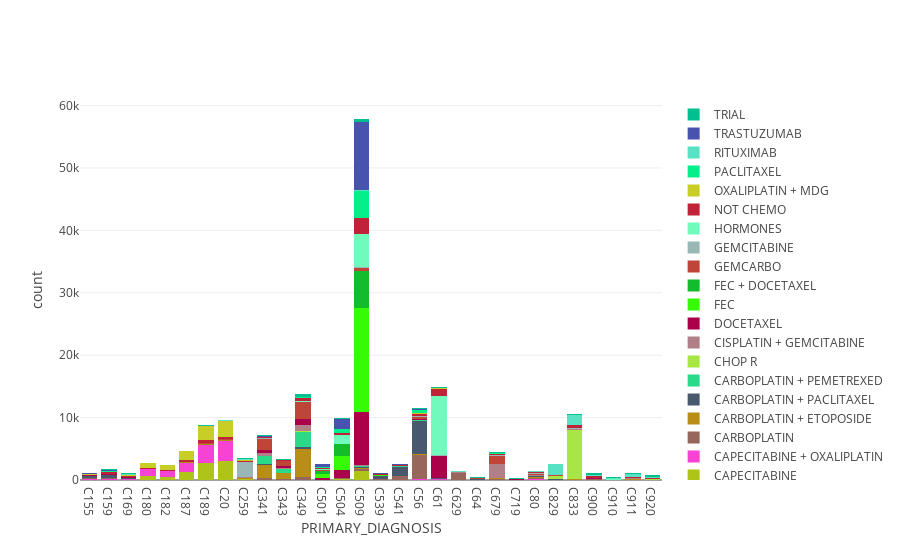

Source (notebook cell):
### Code cell
Stackedbarplot(topbenchdiag,'BENCHMARK_GROUP', 'PRIMARY_DIAGNOSIS')

### Figure 1 — Plotly figure (JSON) as saved in the notebook; plotly's stock layout.template omitted (floating-point values rounded to 4 significant figures)
{"data": [{"marker": {"color": "rgb(175, 196, 25)"}, "name": "CAPECITABINE", "type": "bar", "uid": "60e80313-a504-4f88-809d-8c1b114ae284", "x": ["C155", "C159", "C169", "C180", "C182", "C187", "C189", "C20", "C259", "C341", "C343", "C349", "C501", "C504", "C509", "C539", "C541", "C56", "C61", "C629", "C64", "C679", "C719", "C80", "C829", "C833", "C900", "C910", "C911", "C920"], "y": [45, 58, 78, 701, 523, 1220, 2685, 2980, 134, 21, 9, 48, 41, 223, 1373, 15, 21, 56, 53, 5, 21, 29, 4, 50, 20, 32, 43, 7, 23, 13]}, {"marker": {"color": "rgb(246, 67, 211)"}, "name": "CAPECITABINE + OXALIPLATIN", "type": "bar", "uid": "3199c55e-eb83-4985-bc5d-5b018797a2ff", "x": ["C155", "C159", "C169", "C180", "C182", "C187", "C189", "C20", "C259", "C341", "C343", "C349", "C501", "C504", "C509", "C539", "C541", "C56", "C61", "C629", "C64", "C679", "C719", "C80", "C829", "C833", "C900", "C910", "C911", "C920"], "y": [124, 88, 77, 1048, 902, 1560, 2946, 3261, 71, 9, 6, 30, 3, 14, 50, 4, 5, 45, 47, 13, 17, 29, null, 57, 7, 18, 20, 4, 21, 16]}, {"marker": {"color": "rgb(151, 103, 92)"}, "name": "CARBOPLATIN", "type": "bar", "uid": "732a6909-f56d-47cb-adb6-b06a485c03da", "x": ["C155", "C159", "C169", "C180", "C182", "C187", "C189", "C20", "C259", "C341", "C343", "C349", "C501", "C504", "C509", "C539", "C541", "C56", "C61", "C629", "C64", "C679", "C719", "C80", "C829", "C833", "C900", "C910", "C911", "C920"], "y": [90, 153, 52, 4, 4, 12, 35, 33, 18, 299, 151, 425, 15, 45, 345, 130, 579, 3963, 28, 1054, 7, 28, 12, 188, 29, 21, 20, 1, 30, 14]}, {"marker": {"color": "rgb(185, 142, 23)"}, "name": "CARBOPLATIN + ETOPOSIDE", "type": "bar", "uid": "0bbc9b08-07c8-4104-b0c3-1fb9e71847cc", "x": ["C155", "C159", "C169", "C180", "C182", "C187", "C189", "C20", "C259", "C341", "C343", "C349", "C501", "C504", "C509", "C539", "C541", "C56", "C61", "C629", "C64", "C679", "C719", "C80", "C829", "C833", "C900", "C910", "C911", "C920"], "y": [44, 76, 33, 16, 11, 18, 57, 59, 68, 2100, 883, 4498, 2, 8, 89, 30, 33, 44, 89, 40, 20, 181, 27, 108, 18, 28, 27, 4, 30, 17]}, {"marker": {"color": "rgb(72, 89, 110)"}, "name": "CARBOPLATIN + PACLITAXEL", "type": "bar", "uid": "6c42ccdd-206c-41f6-9e11-cbb07eaa8bfe", "x": ["C155", "C159", "C169", "C180", "C182", "C187", "C189", "C20", "C259", "C341", "C343", "C349", "C501", "C504", "C509", "C539", "C541", "C56", "C61", "C629", "C64", "C679", "C719", "C80", "C829", "C833", "C900", "C910", "C911", "C920"], "y": [285, 396, 83, 2, 3, 8, 24, 44, 6, 160, 76, 291, 4, 37, 274, 434, 1525, 5422, 28, 14, 16, 64, 2, 214, 11, 68, 20, 7, 24, 13]}, {"marker": {"color": "rgb(42, 218, 136)"}, "name": "CARBOPLATIN + PEMETREXED", "type": "bar", "uid": "38357d40-3c4b-4a48-9a87-ad67370f8752", "x": ["C155", "C159", "C169", "C180", "C182", "C187", "C189", "C20", "C259", "C341", "C343", "C349", "C501", "C504", "C509", "C539", "C541", "C56", "C61", "C629", "C64", "C679", "C719", "C80", "C829", "C833", "C900", "C910", "C911", "C920"], "y": [46, 7, 8, 3, 2, 8, 5, 9, 5, 1292, 633, 2478, null, 12, 51, 1, 6, 22, 43, 6, 10, 10, 2, 36, 3, 12, 22, 4, 12, 5]}, {"marker": {"color": "rgb(167, 230, 68)"}, "name": "CHOP R", "type": "bar", "uid": "fb549c86-1f5d-4820-99ff-acfe1ef75d30", "x": ["C155", "C159", "C169", "C180", "C182", "C187", "C189", "C20", "C259", "C341", "C343", "C349", "C501", "C504", "C509", "C539", "C541", "C56", "C61", "C629", "C64", "C679", "C719", "C80", "C829", "C833", "C900", "C910", "C911", "C920"], "y": [6, 12, 3, 12, 4, 9, 16, 19, 5, 11, 6, 39, 2, 13, 66, 76, 10, 21, 43, 62, 5, 27, 2, 37, 605, 7912, 32, 10, 96, 16]}, {"marker": {"color": "rgb(176, 127, 135)"}, "name": "CISPLATIN + GEMCITABINE", "type": "bar", "uid": "c52ee54d-766a-4620-bfaa-ba9e71ace87b", "x": ["C155", "C159", "C169", "C180", "C182", "C187", "C189", "C20", "C259", "C341", "C343", "C349", "C501", "C504", "C509", "C539", "C541", "C56", "C61", "C629", "C64", "C679", "C719", "C80", "C829", "C833", "C900", "C910", "C911", "C920"], "y": [12, 11, 11, 3, 3, 8, 21, 18, 116, 390, 214, 990, 5, 14, 100, 6, 4, 35, 43, 13, 52, 2222, 21, 119, 5, 32, 33, 4, 19, 6]}, {"marker": {"color": "rgb(172, 0, 75)"}, "name": "DOCETAXEL", "type": "bar", "uid": "2fa94dd7-aff2-4eaf-a768-3bc8d1193599", "x": ["C155", "C159", "C169", "C180", "C182", "C187", "C189", "C20", "C259", "C341", "C343", "C349", "C501", "C504", "C509", "C539", "C541", "C56", "C61", "C629", "C64", "C679", "C719", "C80", "C829", "C833", "C900", "C910", "C911", "C920"], "y": [104, 127, 121, 5, 19, 29, 27, 36, 22, 529, 221, 944, 307, 1295, 8503, 9, 35, 128, 3431, 5, 12, 40, 13, 33, 9, 48, 41, 16, 23, 24]}, {"marker": {"color": "rgb(55, 250, 6)"}, "name": "FEC", "type": "bar", "uid": "1b66a33c-5fd9-4839-9b98-1b913aa6a3c0", "x": ["C155", "C159", "C169", "C180", "C182", "C187", "C189", "C20", "C259", "C341", "C343", "C349", "C501", "C504", "C509", "C539", "C541", "C56", "C61", "C629", "C64", "C679", "C719", "C80", "C829", "C833", "C900", "C910", "C911", "C920"], "y": [5, 4, null, 10, 13, 13, 23, 12, 3, 10, 7, 18, 607, 2155, 16716, 21, 3, 10, 25, null, 1, 9, 7, 16, 8, 14, 11, 4, 5, 2]}, {"marker": {"color": "rgb(19, 188, 44)"}, "name": "FEC + DOCETAXEL", "type": "bar", "uid": "413515ab-38a6-4204-b01f-76ff8e1e2a64", "x": ["C155", "C159", "C169", "C180", "C182", "C187", "C189", "C20", "C259", "C341", "C343", "C349", "C501", "C504", "C509", "C539", "C541", "C56", "C61", "C629", "C64", "C679", "C719", "C80", "C829", "C833", "C900", "C910", "C911", "C920"], "y": [2, 5, 3, 2, 1, 4, 4, 8, null, 3, 1, 9, 521, 1874, 5909, 6, 8, 22, 8, null, 5, 4, 3, 14, null, 15, 6, null, 5, 2]}, {"marker": {"color": "rgb(191, 69, 56)"}, "name": "GEMCARBO", "type": "bar", "uid": "67e07abc-f786-41d4-bc98-e400a484dc7e", "x": ["C155", "C159", "C169", "C180", "C182", "C187", "C189", "C20", "C259", "C341", "C343", "C349", "C501", "C504", "C509", "C539", "C541", "C56", "C61", "C629", "C64", "C679", "C719", "C80", "C829", "C833", "C900", "C910", "C911", "C920"], "y": [18, 20, 23, 7, 10, 12, 25, 27, 19, 1672, 841, 2680, 18, 66, 567, 19, 22, 371, 87, 5, 99, 1234, 8, 132, 12, 21, 30, 1, 29, 31]}, {"marker": {"color": "rgb(152, 183, 181)"}, "name": "GEMCITABINE", "type": "bar", "uid": "620f04cb-9932-42e8-a5ab-ea0430f43d69", "x": ["C155", "C159", "C169", "C180", "C182", "C187", "C189", "C20", "C259", "C341", "C343", "C349", "C501", "C504", "C509", "C539", "C541", "C56", "C61", "C629", "C64", "C679", "C719", "C80", "C829", "C833", "C900", "C910", "C911", "C920"], "y": [16, 8, 17, 6, 3, 26, 27, 18, 2472, 178, 36, 113, null, 6, 40, 11, 7, 61, 33, 2, 36, 174, 2, 39, 12, 79, 11, 12, 12, 12]}, {"marker": {"color": "rgb(112, 251, 189)"}, "name": "HORMONES", "type": "bar", "uid": "7996b306-b3c0-489a-8915-c180f57980e0", "x": ["C155", "C159", "C169", "C180", "C182", "C187", "C189", "C20", "C259", "C341", "C343", "C349", "C501", "C504", "C509", "C539", "C541", "C56", "C61", "C629", "C64", "C679", "C719", "C80", "C829", "C833", "C900", "C910", "C911", "C920"], "y": [8, 8, 7, 5, 1, 23, 24, 34, 11, 20, 9, 24, 260, 1512, 5378, 7, 31, 25, 9488, 6, 11, 33, 5, 42, 12, 79, 35, 11, 12, 13]}, {"marker": {"color": "rgb(192, 34, 56)"}, "name": "NOT CHEMO", "type": "bar", "uid": "ffbd4e20-8d36-46b5-a101-37d582c17b44", "x": ["C155", "C159", "C169", "C180", "C182", "C187", "C189", "C20", "C259", "C341", "C343", "C349", "C501", "C504", "C509", "C539", "C541", "C56", "C61", "C629", "C64", "C679", "C719", "C80", "C829", "C833", "C900", "C910", "C911", "C920"], "y": [73, 267, 164, 130, 144, 217, 483, 320, 128, 160, 125, 576, 95, 317, 2475, 157, 96, 386, 1186, 120, 35, 110, 55, 123, 92, 415, 271, 81, 137, 153]}, {"marker": {"color": "rgb(201, 206, 38)"}, "name": "OXALIPLATIN + MDG", "type": "bar", "uid": "941b5193-5668-4129-ad34-d1197eaf139f", "x": ["C155", "C159", "C169", "C180", "C182", "C187", "C189", "C20", "C259", "C341", "C343", "C349", "C501", "C504", "C509", "C539", "C541", "C56", "C61", "C629", "C64", "C679", "C719", "C80", "C829", "C833", "C900", "C910", "C911", "C920"], "y": [47, 68, 64, 802, 763, 1407, 2185, 2577, 184, 27, 14, 38, 2, 15, 86, 20, 9, 69, 38, 6, 19, 32, 7, 76, 10, 27, 29, 7, 26, 14]}, {"marker": {"color": "rgb(4, 238, 137)"}, "name": "PACLITAXEL", "type": "bar", "uid": "0b027886-78ac-460a-a0ae-7aed16822f95", "x": ["C155", "C159", "C169", "C180", "C182", "C187", "C189", "C20", "C259", "C341", "C343", "C349", "C501", "C504", "C509", "C539", "C541", "C56", "C61", "C629", "C64", "C679", "C719", "C80", "C829", "C833", "C900", "C910", "C911", "C920"], "y": [99, 106, 133, 7, 5, 16, 34, 40, 13, 61, 23, 77, 163, 578, 4346, 36, 73, 556, 26, 5, 12, 100, 6, 56, 10, 61, 35, 12, 19, 15]}, {"marker": {"color": "rgb(87, 227, 195)"}, "name": "RITUXIMAB", "type": "bar", "uid": "0d455e90-8b5a-44ba-ba5d-e1d52bd9d060", "x": ["C155", "C159", "C169", "C180", "C182", "C187", "C189", "C20", "C259", "C341", "C343", "C349", "C501", "C504", "C509", "C539", "C541", "C56", "C61", "C629", "C64", "C679", "C719", "C80", "C829", "C833", "C900", "C910", "C911", "C920"], "y": [6, 11, 10, 2, 3, 12, 53, 42, 14, 11, 8, 51, 3, 7, 98, 21, 7, 27, 55, 71, 10, 41, 5, 47, 1689, 1509, 71, 166, 484, 160]}, {"marker": {"color": "rgb(72, 83, 176)"}, "name": "TRASTUZUMAB", "type": "bar", "uid": "bcdaf2f3-1d38-45ec-bd23-aa53a6498ad7", "x": ["C155", "C159", "C169", "C180", "C182", "C187", "C189", "C20", "C259", "C341", "C343", "C349", "C501", "C504", "C509", "C539", "C541", "C56", "C61", "C629", "C64", "C679", "C719", "C80", "C829", "C833", "C900", "C910", "C911", "C920"], "y": [110, 138, 136, 10, 8, 30, 33, 22, 3, 58, 8, 39, 481, 1633, 10979, 52, 24, 114, 11, 4, 13, 14, 6, 38, 9, 76, 35, 6, 16, 5]}, {"marker": {"color": "rgb(1, 192, 144)"}, "name": "TRIAL", "type": "bar", "uid": "eb96701f-e0a7-4215-b736-f32fa46a7854", "x": ["C155", "C159", "C169", "C180", "C182", "C187", "C189", "C20", "C259", "C341", "C343", "C349", "C501", "C504", "C509", "C539", "C541", "C56", "C61", "C629", "C64", "C679", "C719", "C80", "C829", "C833", "C900", "C910", "C911", "C920"], "y": [61, 147, 110, 28, 25, 52, 76, 79, 182, 176, 95, 441, 11, 56, 400, 16, 36, 214, 125, 46, 158, 123, 103, 34, 25, 160, 285, 118, 135, 271]}], "layout": {"barmode": "stack", "hovermode": "closest", "xaxis": {"tickmode": "auto", "title": {"text": "PRIMARY_DIAGNOSIS"}}, "yaxis": {"title": {"text": "count"}}}}
